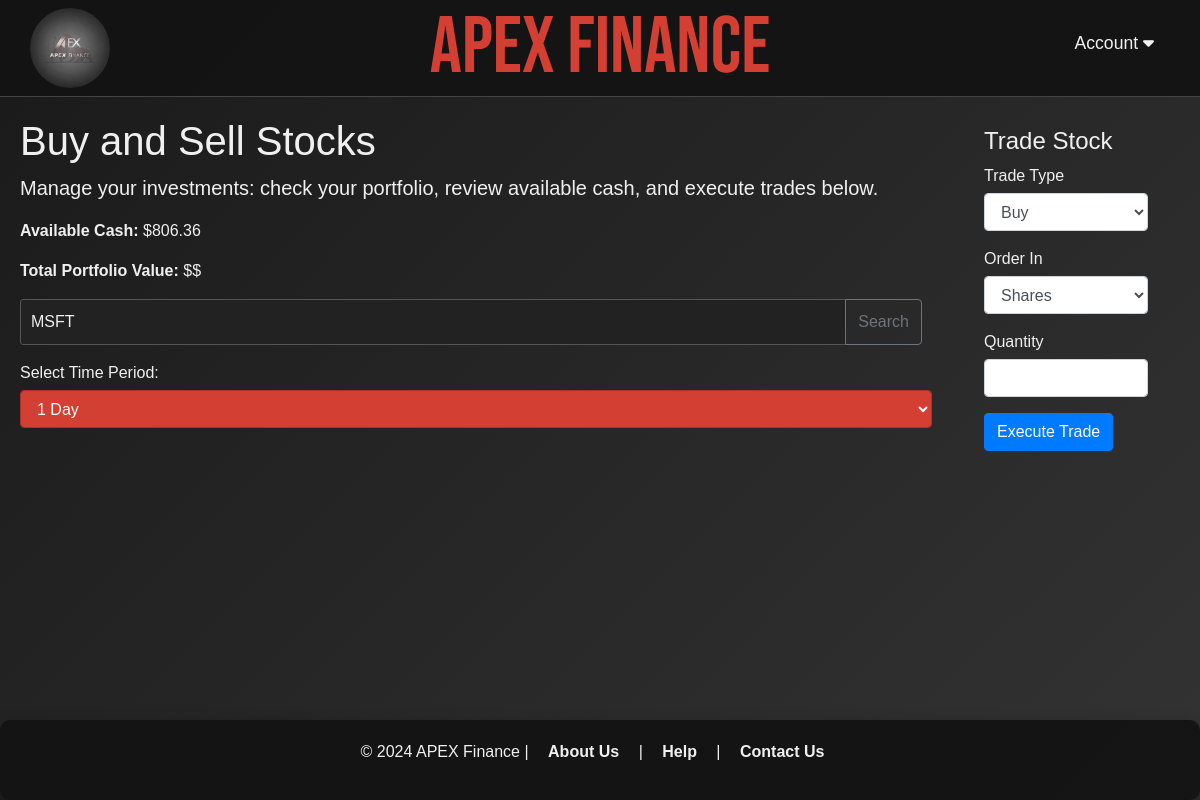
Before: /buySell (signed in) with the older database file.
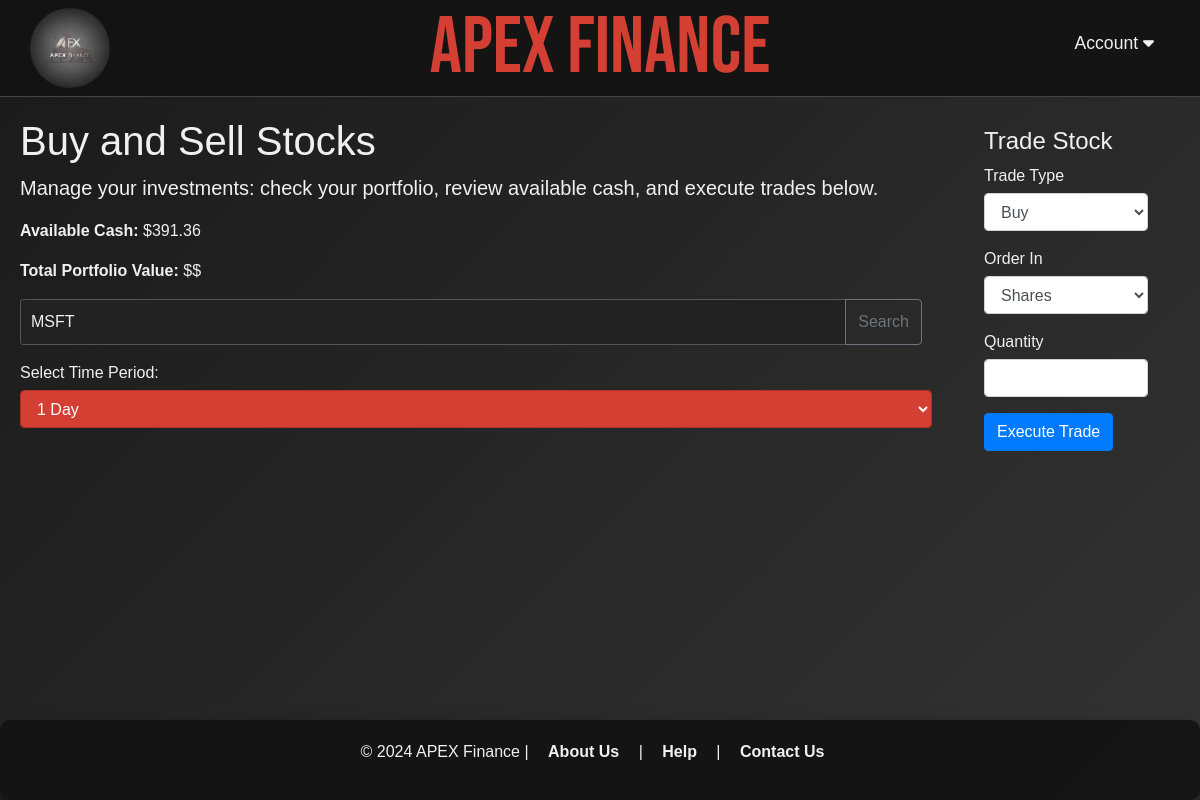
After: the same page with the newer database file.
### users/models.py (models this page shows, shortened)
class Profile(models.Model):
    user = models.OneToOneField(User, on_delete=models.CASCADE)
    available_cash = models.DecimalField(max_digits=10, decimal_places=2, default=10000.00)  # Store user's balance

### dashboard/views.py (the view)
# urls.py: path('buySell', views.buySell, name='buySell'),
@login_required(login_url='/users/login_user')
def buySell(request):
    profile = request.user.profile
    available_cash = profile.available_cash
    user_stocks = UserStock.objects.filter(profile=profile)
    query = request.session.get('query', None)
    return render(request, 'dashboard/buySell.html', {
        'available_cash': available_cash,
        'user_stocks': user_stocks,
        'company_name': query,
    })

### dashboard/templates/dashboard/buySell.html (shortened to what this page needs)
{% load static %}
<!DOCTYPE html>
<html lang="en">
    <head>
        <link rel="stylesheet" href="https://cdnjs.cloudflare.com/ajax/libs/font-awesome/6.0.0-beta3/css/all.min.css">
        <link rel="stylesheet" href="https://maxcdn.bootstrapcdn.com/bootstrap/4.0.0/css/bootstrap.min.css">
        <link href="{% static 'dashboard/buySell.css' %}" rel="stylesheet">
      </head>
<body>
    <header>
        <img src="{% static 'images/ApexLogo.png' %}" alt="Apex Finance Logo" class="logo">
        <h1 class="title"><a href="{% url 'dashboard' %}" title="Explore APEX FINANCE">APEX FINANCE</a></h1>
            <div class="right-items">
                <div class="dropdown">
                    <a href="#" class="dropbtn">Account <i class="fas fa-caret-down"></i></a>
            </div>
    </header>
    <div class="container" style="display: flex; flex-direction: row;">
        <main>
            <div class="stock-info">
                <h1 class="cover-heading">Buy and Sell Stocks</h1>
                <p class="lead">Manage your investments: check your portfolio, review available cash, and execute trades below.</p>
                <section class="portfolio-summary" aria-labelledby="portfolio-heading">
                    <p>
                        <strong>Available Cash:</strong>
                        $<span id="availableCash">{{ available_cash }}</span>
                    </p>
                    <p>
                        <strong>Total Portfolio Value:</strong>
                        $<span id="totalPortfolioValue">${{ total_value }}</span>
                    </p>
                </section>
                <div class="input-group mb-3">
                    <input id="symbol" type="text" class="form-control" placeholder="Enter Stock ETF or Mutual Fund Symbol" aria-label="Stock, ETF or Mutual Fund" aria-describedby="basic-addon2" oninput="this.value = this.value.toUpperCase();">
                    <div class="input-group-append">
                        <button class="btn btn-outline-secondary" type="button" onclick="site.SubmitForm();">Search</button>
                    </div>
                </div>
                <div class="form-group">
                    <label for="period">Select Time Period:</label>
                    <select class="form-control" id="period">
                      <option value="1d">1 Day</option>
                    </select>
                </div>
        </main>
        <div class="buy-sell-forms">
            <div class="buy-sell-container">
                <form action="{% url 'execute_trade' %}" method="POST" class="mb-3">
                    <h4>Trade Stock</h4>
                    <div class="form-group">
                        <label for="trade_type">Trade Type</label>
                        <select name="trade_type" id="trade_type" class="form-control" required>
                            <option value="buy">Buy</option>
                        </select>
                    </div>
                    <div class="form-group">
                        <label for="order_type">Order In</label>
                        <select name="order_type" id="order_type" class="form-control" required>
                            <option value="shares">Shares</option>
                        </select>
                    </div>
                    <div class="form-group" id="quantity_input">
                        <label for="stock_quantity">Quantity</label>
                        <input type="number" name="stock_quantity" id="stock_quantity" class="form-control" min="0.01" max="99999999.99" step="0.01" required>
                    </div>
                    <button type="submit" class="btn btn-primary">Execute Trade</button>
                </form>
            </div>
        </div>
    </div>
    <footer class="matching-style">
        <p>&copy; 2024 APEX Finance | <a href="{% url 'home' %}">About Us</a> | <a href="{% url 'home' %}">Help</a> | <a href="{% url 'home' %}">Contact Us</a></p>
    </footer>
</body>
</html>

### static/dashboard/buySell.css (style rules this page uses)
html, body { font-family: Arial, sans-serif; margin: 0; padding: 0; background: linear-gradient(135deg, #1a1a1a, #333); color: #f0f0f0; height: 100%; display: flex; flex-direction: column; min-height: 100vh; overflow-x: hidden; }
.container { max-width: 1400px; margin: 0 auto; padding: 20px; flex: 1; width: 100%; }
header { background-color: rgba(20, 20, 20, 0.95); padding: 30px 30px 40px; border-bottom: 1px solid #444; display: flex; align-items: center; position: relative; }
.logo { width: 80px; height: 80px; border-radius: 50%; position: absolute; left: 30px; top: 50%; transform: translateY(-50%); }
.title { position: absolute; left: 50%; top: 50%; transform: translate(-50%, -50%); font-family: 'Bebas Neue', sans-serif; font-size: 5em; color: #D43F33; margin: 0; text-align: center; }
.title a { color: #D43F33; text-decoration: none; }
.right-items .dropdown { position: relative; display: inline-block; }
.right-items .dropdown .dropbtn { background-color: transparent; color: #f0f0f0; text-decoration: none; padding: 10px 16px; font-size: 1.1em; border: none; cursor: pointer; }
.right-items { display: flex; align-items: center; margin-left: auto; }
.form-control#period { background-color: #D43F33; color: #fff; border: 1px solid #B03028; }
.form-control#period option { background-color: #D43F33; color: #fff; }
label { display: block; margin-bottom: 5px; color: #f0f0f0; }
input[type="text"], input[type="password"] { width: 100%; padding: 10px; border: 1px solid #555; border-radius: 3px; background-color: #222; color: #f0f0f0; }
button { padding: 10px 20px; background-color: #D43F33; color: #fff; border: none; border-radius: 3px; cursor: pointer; margin-right: 10px; }
main { flex: 4; justify-content: space-between; width: 100%; height: auto; margin-right: 20px; }
.buy-sell-forms { flex: 1; display: flex; flex-direction: column; align-items: center; margin-left: 0; width: 300px; margin-top: 10px; margin-bottom: 20px; }
.matching-style { background-color: rgba(20, 20, 20, 0.95); border: none; box-shadow: 0 8px 16px rgba(0, 0, 0, 0.5); border-radius: 10px; }
footer { text-align: center; padding: 20px; background-color: rgba(20, 20, 20, 0.95); color: #f0f0f0; width: 100%; border: none; margin-top: 0; }
footer a { color: #f0f0f0; text-decoration: none; font-weight: bold; margin: 0 15px; }

Changed rows visible on the page:
changed Profile: available_cash "806.36" → "391.36"
